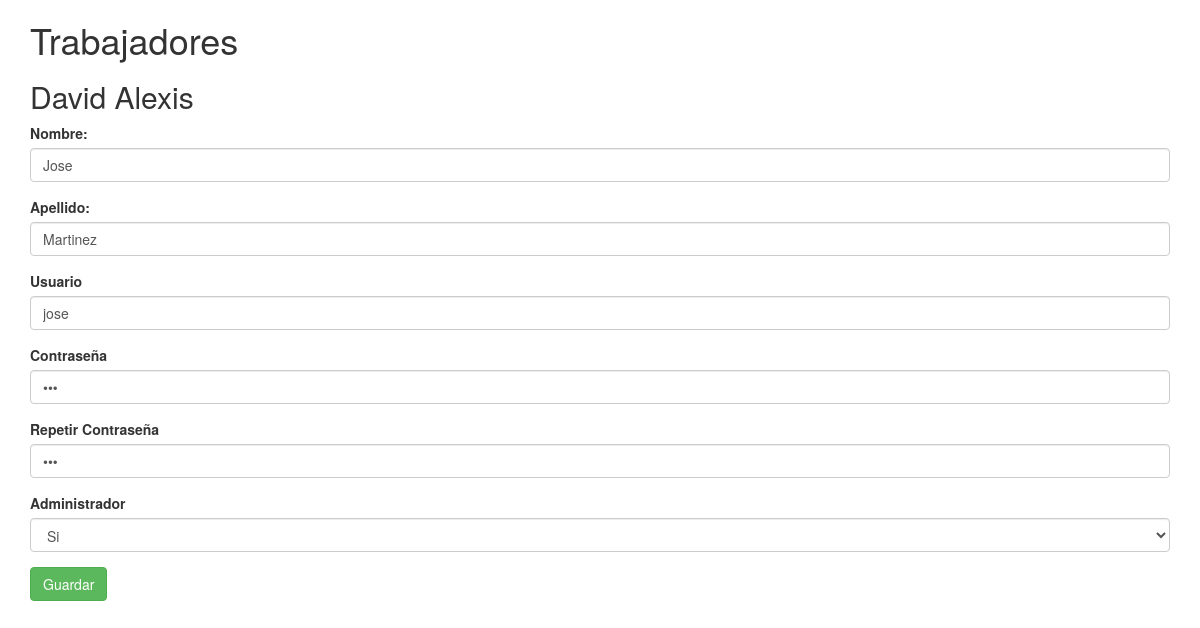
/taller/trabajadores_editar.php?id=2 (signed in), run on the app's committed database.
### tables this page shows
CREATE TABLE `trabajador` (
  `id` int(11) NOT NULL,
  `nombre` varchar(30) NOT NULL,
  `apellido` varchar(30) NOT NULL,
  `usuario` varchar(40) NOT NULL,
  `contrasena` varchar(30) NOT NULL,
  `admin` int(15) NOT NULL
);

### taller/utilidades/sesion.php (called while the page is built, shortened)
<?php
global $BD;
if (isset($_SESSION['sesion_id'])) {
	if ($_SESSION['sesion_tipo'] == 'trabajador') {
		$_usuario = new Trabajador();
		$sql = "SELECT * FROM trabajador WHERE id = {$_SESSION['sesion_id']}";
		$resultado = $BD->query($sql);
		$datos = $resultado->fetch_assoc();
		$_usuario->nombre = $datos['nombre'];
	}
} else {
	$_usuario = false;
}

### taller/trabajadores_editar.php (the view, shortened to what this page needs)
<?php
include_once('utilidades/conexion_bd.php');
include_once('utilidades/sesion.php');
include_once('clases/Trabajador.php');
	$sql = "SELECT * FROM trabajador WHERE id = {$_GET['id']}";
	$resultado = $BD->query($sql);
	$data = $resultado->fetch_assoc();
	$error = false;
?>
<!DOCTYPE html>
<html>
<head>
	<?php include 'utilitys.php'; ?>
</head>
<body>
	<div class="container">
		<div class="row">
			<div class="col-md-12">
				<h1>Trabajadores</h1>
				<h2><?php echo $_usuario->nombre; ?></h2>
			</div>
		</div>
		<div class="row">
					<div class="col-md-12">
						<form method="POST" action="">
							<div class="form-group <?php if ($error) echo 'has-error' ?>">
						    	<label for="contraseña">Nombre:</label>
						    	<input type="text" class="form-control" placeholder="Nombre" name="nombre" value="<?php echo $data['nombre'] ?>">
						  	</div>
						  	<div class="form-group <?php if ($error) echo 'has-error' ?>">
							    <label for="usuario">Apellido:</label>
						    	<input type="text" class="form-control" id="apellido" placeholder="Apellido" name="apellido" value="<?php echo $data['apellido'] ?>">
						  	</div>
						  	<div class="form-group <?php if ($error) echo 'has-error' ?>">
							    <label for="contraseña2">Usuario</label>
						    	<input type="text" class="form-control" id="direccion" placeholder="Direccion" name="usuario" value="<?php echo $data['usuario'] ?>">
						  	</div>
						  	<div class="form-group <?php if ($error) echo 'has-error' ?>">
							    <label for="contraseña2">Contraseña</label>
						    	<input type="password" class="form-control" id="password" placeholder="Password" name="password" value="<?php echo $data['contrasena'] ?>">
						  	</div>
						  	<div class="form-group <?php if ($error) echo 'has-error' ?>">
							    <label for="contraseña2">Repetir Contraseña</label>
						    	<input type="password" class="form-control" id="password2" placeholder="Password" name="password2" value="<?php echo $data['contrasena'] ?>">
						  	</div>
						  		<div class="form-group <?php if ($error) echo 'has-error' ?>">
							    <label for="admin">Administrador</label>
						    	<select class="form-control" name="admin" id="admin" value="0">
						    		<option value="1">Si</option>
						    	</select>
						  	</div>
						  	<button type="submit" class="btn btn-success">Guardar</button>
						</form>
					</div>
				</div>
	</div>
</body>
</html>

### data on the page
trabajador: nombre "David Alexis"
trabajador: nombre "Jose", apellido "Martinez", usuario "jose"
